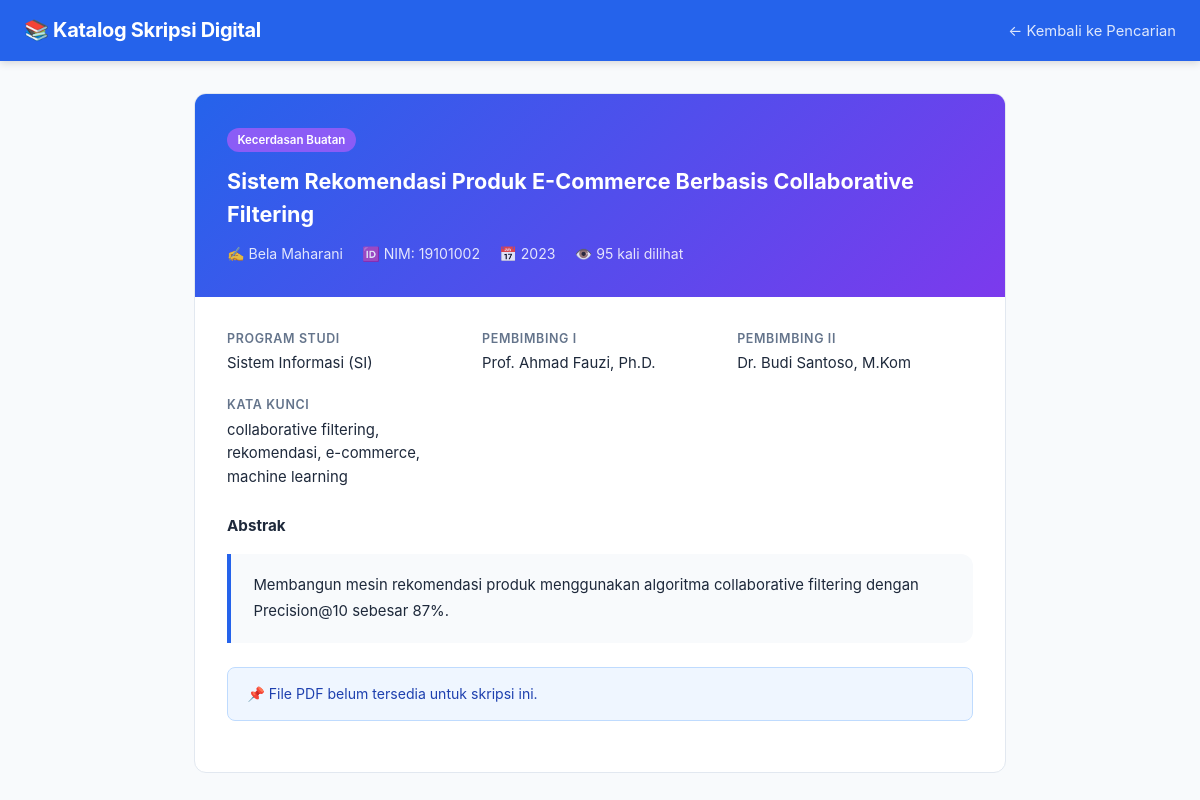
Screenshot of /detail.php?id=2 with the database file from the repository.
### tables this page shows
CREATE TABLE IF NOT EXISTS skripsi (
  id                INT UNSIGNED AUTO_INCREMENT PRIMARY KEY,
  nim               VARCHAR(20)  NOT NULL UNIQUE   COMMENT 'NIM unik—cegah duplikasi (Risiko 2)',
  nama_penulis      VARCHAR(150) NOT NULL,
  judul             VARCHAR(500) NOT NULL,
  judul_hash        CHAR(64) GENERATED ALWAYS AS (SHA2(LOWER(TRIM(judul)), 256)) STORED
                    COMMENT 'Hash untuk deteksi duplikasi judul (Risiko 2)',
  abstrak           TEXT,
  kata_kunci        VARCHAR(500) COMMENT 'Dipisah koma, di-index (Risiko 3)',
  tahun_lulus       YEAR        NOT NULL,
  program_studi_id  INT UNSIGNED NOT NULL,
  kategori_id       INT UNSIGNED,
  dosen_pembimbing1_id INT UNSIGNED,
  dosen_pembimbing2_id INT UNSIGNED,
  file_pdf          VARCHAR(255) COMMENT 'Path relatif file PDF',
  ukuran_file_kb    INT UNSIGNED COMMENT 'KB — maks 10240 (10MB) (Risiko 1)',
  status            ENUM('aktif','arsip','dihapus') DEFAULT 'aktif',
  view_count        INT UNSIGNED DEFAULT 0,
  created_at        TIMESTAMP DEFAULT CURRENT_TIMESTAMP,
  updated_at        TIMESTAMP DEFAULT CURRENT_TIMESTAMP ON UPDATE CURRENT_TIMESTAMP,

  CONSTRAINT fk_skripsi_prodi
    FOREIGN KEY (program_studi_id) REFERENCES program_studi(id) ON DELETE RESTRICT,
  CONSTRAINT fk_skripsi_kategori
    FOREIGN KEY (kategori_id) REFERENCES kategori(id) ON DELETE SET NULL,
  CONSTRAINT fk_skripsi_dosen1
    FOREIGN KEY (dosen_pembimbing1_id) REFERENCES dosen(id) ON DELETE SET NULL,
  CONSTRAINT fk_skripsi_dosen2
    FOREIGN KEY (dosen_pembimbing2_id) REFERENCES dosen(id) ON DELETE SET NULL
);

CREATE TABLE IF NOT EXISTS kategori (
  id          INT UNSIGNED AUTO_INCREMENT PRIMARY KEY,
  nama        VARCHAR(100) NOT NULL,
  slug        VARCHAR(120) NOT NULL UNIQUE,
  deskripsi   TEXT,
  warna_hex   VARCHAR(7) DEFAULT '#3B82F6' COMMENT 'Warna badge kategori',
  created_at  TIMESTAMP DEFAULT CURRENT_TIMESTAMP,
  updated_at  TIMESTAMP DEFAULT CURRENT_TIMESTAMP ON UPDATE CURRENT_TIMESTAMP
);

CREATE TABLE IF NOT EXISTS program_studi (
  id        INT UNSIGNED AUTO_INCREMENT PRIMARY KEY,
  kode      VARCHAR(20)  NOT NULL UNIQUE,
  nama      VARCHAR(100) NOT NULL,
  fakultas  VARCHAR(100),
  created_at TIMESTAMP DEFAULT CURRENT_TIMESTAMP
);

CREATE TABLE IF NOT EXISTS dosen (
  id          INT UNSIGNED AUTO_INCREMENT PRIMARY KEY,
  nip         VARCHAR(30) UNIQUE,
  nama        VARCHAR(150) NOT NULL,
  email       VARCHAR(100),
  created_at  TIMESTAMP DEFAULT CURRENT_TIMESTAMP
);

### includes/functions.php (called while the page is built, shortened)
<?php
function e(string $s): string {
    return htmlspecialchars($s, ENT_QUOTES | ENT_SUBSTITUTE, 'UTF-8');
}
function getSkripsiById(int $id): ?array {
    $db   = getDB();
    $stmt = $db->prepare(
        "SELECT s.*, p.nama AS prodi, p.kode AS kode_prodi,
                k.nama AS kategori, k.warna_hex,
                d1.nama AS pembimbing1, d2.nama AS pembimbing2
         FROM skripsi s
         LEFT JOIN program_studi p ON p.id = s.program_studi_id
         LEFT JOIN kategori      k ON k.id = s.kategori_id
         LEFT JOIN dosen        d1 ON d1.id = s.dosen_pembimbing1_id
         LEFT JOIN dosen        d2 ON d2.id = s.dosen_pembimbing2_id
         WHERE s.id = ? AND s.status = 'aktif' LIMIT 1"
    );
    $stmt->execute([$id]);
    return $stmt->fetch() ?: null;
}

### detail.php (the view, shortened to what this page needs)
<?php
require_once __DIR__ . '/includes/functions.php';
$id = (int)($_GET['id'] ?? 0);
$skripsi = getSkripsiById($id);
?>
<!DOCTYPE html>
<html lang="id">
<head>
<link rel="stylesheet" href="assets/css/style.css">
</head>
<body>
<nav class="navbar">
  <a class="navbar-brand" href="index.php">📚 <?= APP_NAME ?></a>
  <div class="nav-links">
    <a href="index.php">← Kembali ke Pencarian</a>
  </div>
</nav>
<div class="detail-container">
  <div class="detail-card">
    <div class="detail-header">
      <?php if ($skripsi['kategori']): ?>
      <span class="card-badge" style="background:<?= e($skripsi['warna_hex']) ?>;margin-bottom:.8rem;display:inline-block">
        <?= e($skripsi['kategori']) ?>
      </span>
      <?php endif ?>
      <h1><?= e($skripsi['judul']) ?></h1>
      <div style="display:flex;gap:1.2rem;flex-wrap:wrap;margin-top:.8rem;font-size:.88rem;opacity:.85">
        <span>✍️ <?= e($skripsi['nama_penulis']) ?></span>
        <span>🆔 NIM: <?= e($skripsi['nim']) ?></span>
        <span>📅 <?= $skripsi['tahun_lulus'] ?></span>
        <span>👁️ <?= number_format($skripsi['view_count']) ?> kali dilihat</span>
      </div>
    </div>
    <div class="detail-body">
      <div class="detail-grid">
        <div class="detail-field">
          <label>Program Studi</label>
          <p><?= e($skripsi['prodi'] . ' (' . $skripsi['kode_prodi'] . ')') ?></p>
        </div>
        <?php if ($skripsi['pembimbing1']): ?>
        <div class="detail-field">
          <label>Pembimbing I</label>
          <p><?= e($skripsi['pembimbing1']) ?></p>
        </div>
        <?php endif ?>
        <?php if ($skripsi['pembimbing2']): ?>
        <div class="detail-field">
          <label>Pembimbing II</label>
          <p><?= e($skripsi['pembimbing2']) ?></p>
        </div>
        <?php endif ?>
        <?php if ($skripsi['kata_kunci']): ?>
        <div class="detail-field">
          <label>Kata Kunci</label>
          <p><?= e($skripsi['kata_kunci']) ?></p>
        </div>
        <?php endif ?>
      </div>
      <?php if ($skripsi['abstrak']): ?>
      <h3 style="font-size:.95rem;margin-bottom:.5rem;font-weight:700">Abstrak</h3>
      <div class="abstrak-box"><?= nl2br(e($skripsi['abstrak'])) ?></div>
      <?php endif ?>
      <?php if ($skripsi['file_pdf']): ?>
      <div style="margin-top:2rem">
        <h3 style="font-size:.95rem;font-weight:700;margin-bottom:.8rem">📄 Preview Abstrak PDF</h3>
        <p style="font-size:.82rem;color:var(--text-muted);margin-bottom:.8rem">
          Menampilkan preview PDF langsung di browser tanpa perlu mengunduh.
        </p>
        <iframe class="pdf-viewer"
                src="viewer.php?id=<?= $id ?>"
                title="Preview PDF Skripsi">
        </iframe>
        <p style="font-size:.78rem;color:var(--text-muted);margin-top:.5rem">
          Ukuran file: <?= number_format($skripsi['ukuran_file_kb']) ?> KB
        </p>
      </div>
      <?php else: ?>
      <div class="alert alert-info" style="margin-top:1.5rem">
        📌 File PDF belum tersedia untuk skripsi ini.
      </div>
      <?php endif ?>
    </div>
  </div>
</div>
</body>
</html>

### assets/css/style.css (style rules this page uses)
:root { --primary: #2563EB; --primary-dark: #1D4ED8; --secondary: #64748B; --success: #10B981; --danger: #EF4444; --bg: #F8FAFC; --card-bg: #FFFFFF; --border: #E2E8F0; --text: #1E293B; --text-muted: #64748B; --radius: 12px; --shadow: 0 1px 3px rgba(0,0,0,.08), 0 4px 12px rgba(0,0,0,.06); }
*, *::before, *::after { box-sizing: border-box; margin: 0; padding: 0; }
html { scroll-behavior: smooth; }
body { font-family: 'Inter', system-ui, sans-serif; background: var(--bg); color: var(--text); line-height: 1.6; }
a { color: var(--primary); text-decoration: none; }
.navbar { background: var(--primary); padding: .9rem 1.5rem; display: flex; align-items: center; justify-content: space-between; position: sticky; top: 0; z-index: 100; box-shadow: 0 2px 8px rgba(0,0,0,.15); }
.navbar-brand { color: #fff; font-size: 1.25rem; font-weight: 700; letter-spacing: -.3px; }
.nav-links a { color: rgba(255,255,255,.85); margin-left: 1.2rem; font-size: .92rem; transition: color .2s; }
.card-badge { display: inline-block; font-size: .72rem; font-weight: 600; padding: .2rem .65rem; border-radius: 50px; color: #fff; margin-bottom: .2rem; }
.detail-container { max-width: 860px; margin: 2rem auto; padding: 0 1.5rem; }
.detail-card { background: var(--card-bg); border: 1px solid var(--border); border-radius: var(--radius); overflow: hidden; }
.detail-header { background: linear-gradient(135deg, var(--primary), #7C3AED); color: #fff; padding: 2rem; }
.detail-header h1 { font-size: 1.35rem; line-height: 1.5; margin-bottom: .8rem; }
.detail-body { padding: 2rem; }
.detail-grid { display: grid; grid-template-columns: repeat(auto-fill, minmax(200px, 1fr)); gap: 1.2rem; margin-bottom: 1.5rem; }
.detail-field label { font-size: .78rem; font-weight: 600; color: var(--text-muted); text-transform: uppercase; letter-spacing: .05em; display: block; margin-bottom: .2rem; }
.detail-field p { font-size: .93rem; color: var(--text); }
.abstrak-box { background: var(--bg); border-left: 4px solid var(--primary); padding: 1.2rem 1.4rem; border-radius: 0 var(--radius) var(--radius) 0; font-size: .93rem; line-height: 1.7; margin-top: 1rem; }
.alert { padding: .9rem 1.2rem; border-radius: 8px; font-size: .88rem; margin-bottom: 1.2rem; }
.alert-info { background: #EFF6FF; border: 1px solid #BFDBFE; color: #1E40AF; }

### rows the page displays
skripsi: kategori.nama "Kecerdasan Buatan", judul "Sistem Rekomendasi Produk E-Commerce Berbasis Collaborative Filtering", nama_penulis "Bela Maharani", nim "19101002", tahun_lulus "2023", view_count "95", program_studi.kode "Sistem Informasi (SI)", dosen_pembimbing1.nama "Prof. Ahmad Fauzi, Ph.D.", dosen_pembimbing2.nama "Dr. Budi Santoso, M.Kom", kata_kunci "collaborative filtering, rekomendasi, e-commerce, machine learning", abstrak "Membangun mesin rekomendasi produk menggunakan algoritma collaborative filtering dengan Precision@10 sebesar 87%."

### other values shown
APP_NAME "Katalog Skripsi Digital"
